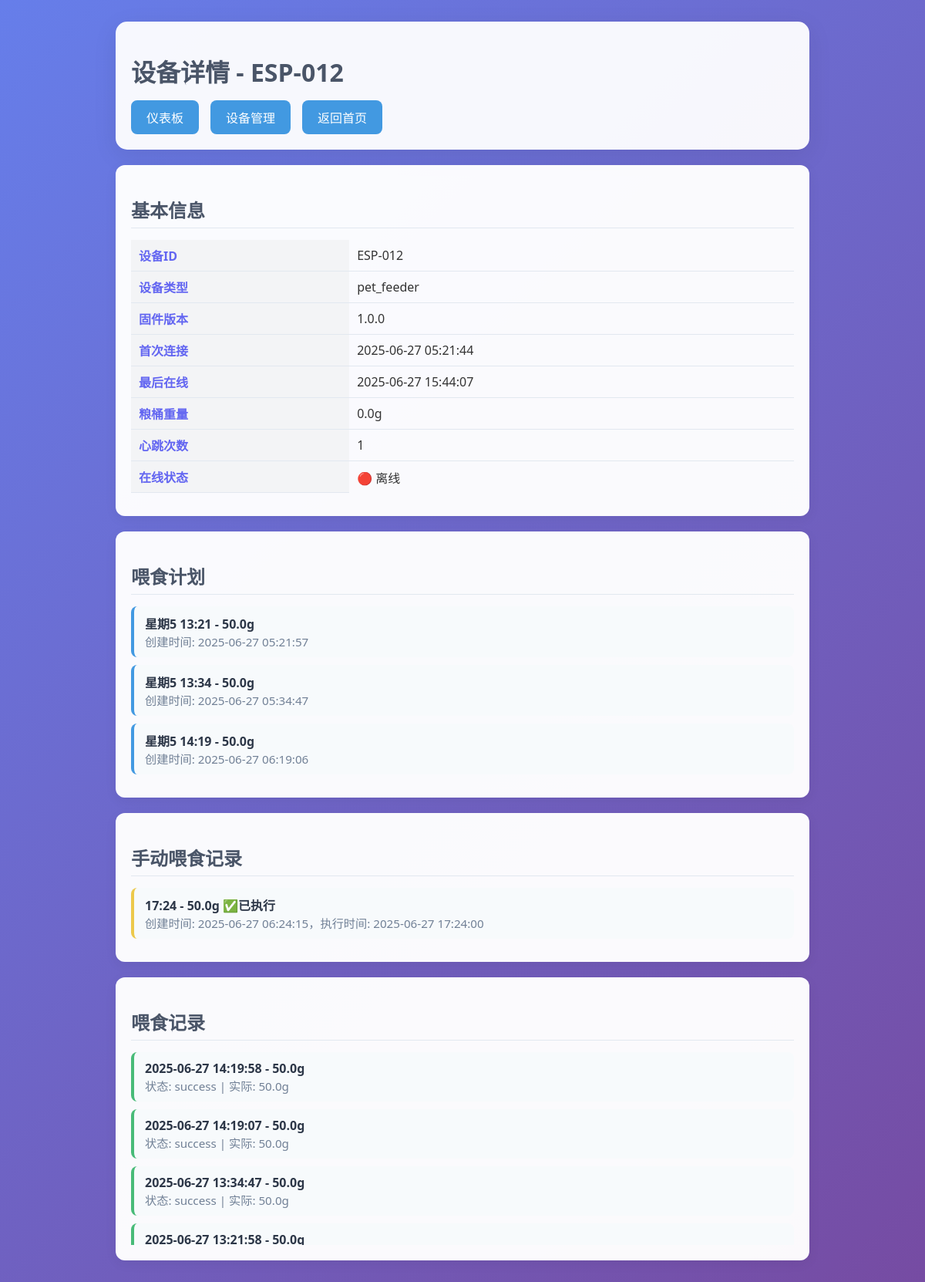
Screenshot of /admin/device/ESP-012 (signed in) with the database file from the repository.
### pet_feeder_server.py (models this page shows)
class Device(db.Model):
    __tablename__ = 'devices'
    id = db.Column(db.Integer, primary_key=True)
    device_id = db.Column(db.String(20), unique=True, nullable=False)
    password = db.Column(db.String(100), nullable=False)
    device_type = db.Column(db.String(50), default='pet_feeder')
    firmware_version = db.Column(db.String(20), default='1.0.0')
    protocol_version = db.Column(db.String(10), default='1.0')  # 新增：协议版本
    hardware_version = db.Column(db.String(10), default='1.0')  # 新增：硬件版本
    first_seen = db.Column(db.DateTime, default=datetime.utcnow)
    last_seen = db.Column(db.DateTime, default=datetime.utcnow)
    is_online = db.Column(db.Boolean, default=False)
    heartbeat_count = db.Column(db.Integer, default=0)
    grain_weight = db.Column(db.Float, default=0.0)  # 粮桶重量
    last_grain_update = db.Column(db.DateTime, default=datetime.utcnow)
    boot_count = db.Column(db.Integer, default=0)  # 新增：启动次数
    install_time = db.Column(db.DateTime, default=datetime.utcnow)  # 新增：安装时间

class FeedingPlan(db.Model):
    __tablename__ = 'feeding_plans'
    id = db.Column(db.Integer, primary_key=True)
    device_id = db.Column(db.String(20), db.ForeignKey('devices.device_id'), nullable=False)
    day_of_week = db.Column(db.Integer, nullable=False)  # 1-7 (周一到周日)
    hour = db.Column(db.Integer, nullable=False)  # 0-23
    minute = db.Column(db.Integer, nullable=False)  # 0-59
    feeding_amount = db.Column(db.Float, nullable=False)  # 喂食量(克)
    is_active = db.Column(db.Boolean, default=True)
    created_at = db.Column(db.DateTime, default=datetime.utcnow)
    is_confirmed = db.Column(db.Boolean, default=False)  # 新增：设备确认后为True
    is_pending_delete = db.Column(db.Boolean, default=False)  # 新增：标记为待删除

class ManualFeeding(db.Model):
    __tablename__ = 'manual_feedings'
    id = db.Column(db.Integer, primary_key=True)
    device_id = db.Column(db.String(20), db.ForeignKey('devices.device_id'), nullable=False)
    hour = db.Column(db.Integer, nullable=False)
    minute = db.Column(db.Integer, nullable=False)
    feeding_amount = db.Column(db.Float, nullable=False)
    is_confirmed = db.Column(db.Boolean, default=False)  # 新增：设备确认收到指令
    is_executed = db.Column(db.Boolean, default=False)   # 设备实际执行
    created_at = db.Column(db.DateTime, default=datetime.utcnow)
    executed_at = db.Column(db.DateTime, nullable=True)
    is_pending_delete = db.Column(db.Boolean, default=False)  # 新增：标记为待删除

class FeedingRecord(db.Model):
    __tablename__ = 'feeding_records'
    id = db.Column(db.Integer, primary_key=True)
    device_id = db.Column(db.String(20), db.ForeignKey('devices.device_id'), nullable=False)
    day_of_week = db.Column(db.Integer, nullable=False)
    hour = db.Column(db.Integer, nullable=False)
    minute = db.Column(db.Integer, nullable=False)
    feeding_amount = db.Column(db.Float, nullable=False)
    actual_amount = db.Column(db.Float, nullable=True)  # 实际喂食量
    status = db.Column(db.String(20), default='success')  # success, failed, partial
    created_at = db.Column(db.DateTime, default=datetime.utcnow)

### pet_feeder_server.py (the view)
    def decorated_function(*args, **kwargs):
        if 'admin_user' not in session:
            flash('需要管理员权限', 'error')
            return redirect(url_for('login'))
        return f(*args, **kwargs)

### pet_feeder_server.py (called while the page is built)
def admin_required(f):
    def decorated_function(*args, **kwargs):
        if 'admin_user' not in session:
            flash('需要管理员权限', 'error')
            return redirect(url_for('login'))
        return f(*args, **kwargs)
    decorated_function.__name__ = f.__name__
    return decorated_function

### templates/admin_device_detail.html (shortened to what this page needs)
<!DOCTYPE html>
<html lang="zh-CN">
<head>
</head>
<body>
    <div class="container">
        <div class="header">
            <h1>设备详情 - {{ device.device_id }}</h1>
            <div class="nav">
                <a href="{{ url_for('admin_dashboard') }}">仪表板</a>
                <a href="{{ url_for('admin_devices') }}">设备管理</a>
                <a href="{{ url_for('index') }}">返回首页</a>
            </div>
        </div>
        <div class="section">
            <h2>基本信息</h2>
            <table class="info-table">
                <tr><th>设备ID</th><td>{{ device.device_id }}</td></tr>
                <tr><th>设备类型</th><td>{{ device.device_type }}</td></tr>
                <tr><th>固件版本</th><td>{{ device.firmware_version }}</td></tr>
                <tr><th>首次连接</th><td>{{ device.first_seen.strftime('%Y-%m-%d %H:%M:%S') if device.first_seen else '未知' }}</td></tr>
                <tr><th>最后在线</th><td>{{ device.last_seen_local.strftime('%Y-%m-%d %H:%M:%S') if device.last_seen_local else '未知' }}</td></tr>
                <tr><th>粮桶重量</th><td>{{ device.grain_weight }}g</td></tr>
                <tr><th>心跳次数</th><td>{{ device.heartbeat_count }}</td></tr>
                <tr><th>在线状态</th><td>{% if device.is_online %}🟢 在线{% else %}🔴 离线{% endif %}</td></tr>
            </table>
        </div>
        <div class="section">
            <h2>喂食计划</h2>
            <div class="plan-list">
                {% for plan in feeding_plans %}
                <div class="plan-item">
                    <div class="item-title">星期{{ plan.day_of_week }} {{ '%02d'|format(plan.hour) }}:{{ '%02d'|format(plan.minute) }} - {{ plan.feeding_amount }}g</div>
                    <div class="item-info">创建时间: {{ plan.created_at.strftime('%Y-%m-%d %H:%M:%S') }}</div>
                </div>
                {% else %}
                <div class="item-info">暂无喂食计划</div>
                {% endfor %}
            </div>
        </div>
        <div class="section">
            <h2>手动喂食记录</h2>
            <div class="manual-list">
                {% for m in manual_feedings %}
                <div class="manual-item">
                    <div class="item-title">{{ '%02d'|format(m.hour) }}:{{ '%02d'|format(m.minute) }} - {{ m.feeding_amount }}g {% if m.is_executed %}✅已执行{% elif m.is_confirmed %}⏳待执行{% else %}⌛待确认{% endif %}</div>
                    <div class="item-info">创建时间: {{ m.created_at.strftime('%Y-%m-%d %H:%M:%S') }}{% if m.executed_at_local %}，执行时间: {{ m.executed_at_local.strftime('%Y-%m-%d %H:%M:%S') }}{% endif %}</div>
                </div>
                {% else %}
                <div class="item-info">暂无手动喂食记录</div>
                {% endfor %}
            </div>
        </div>
        <div class="section">
            <h2>喂食记录</h2>
            <div class="record-list">
                {% for r in feeding_records %}
                <div class="record-item">
                    <div class="item-title">{{ r.created_at_local.strftime('%Y-%m-%d %H:%M:%S') }} - {{ r.feeding_amount }}g</div>
                    <div class="item-info">状态: {{ r.status }} | 实际: {{ r.actual_amount or r.feeding_amount }}g</div>
                </div>
                {% else %}
                <div class="item-info">暂无喂食记录</div>
                {% endfor %}
            </div>
        </div>
    </div>
</body>
</html>

### templates/admin_device_detail.html (style rules this page uses)
body { font-family: 'Segoe UI', Tahoma, Geneva, Verdana, sans-serif; background: linear-gradient(135deg, #667eea 0%, #764ba2 100%); min-height: 100vh; color: #333; }
.container { max-width: 900px; margin: 0 auto; padding: 20px; }
.header { background: rgba(255,255,255,0.95); border-radius: 15px; padding: 20px; margin-bottom: 20px; box-shadow: 0 8px 32px rgba(0,0,0,0.08); }
.header h1 { color: #4a5568; margin-bottom: 10px; }
.nav { display: flex; gap: 15px; margin-top: 15px; }
.nav a { background: #4299e1; color: white; padding: 10px 20px; text-decoration: none; border-radius: 8px; transition: all 0.3s ease; }
.section { background: rgba(255,255,255,0.97); border-radius: 12px; padding: 20px; margin-bottom: 20px; box-shadow: 0 4px 16px rgba(0,0,0,0.06); }
.section h2 { color: #4a5568; margin-bottom: 15px; border-bottom: 1px solid #e2e8f0; padding-bottom: 6px; }
.info-table { width: 100%; border-collapse: collapse; margin-bottom: 10px; }
.info-table th, .info-table td { padding: 8px 10px; border-bottom: 1px solid #e2e8f0; text-align: left; }
.info-table th { color: #6366f1; background: #f3f4f6; }
.info-table tr:last-child td { border-bottom: none; }
.record-list, .plan-list, .manual-list { max-height: 250px; overflow-y: auto; }
.record-item, .plan-item, .manual-item { background: #f7fafc; border-radius: 8px; padding: 10px 14px; margin-bottom: 10px; border-left: 4px solid #4299e1; }
.record-item { border-left-color: #48bb78; }
.manual-item { border-left-color: #ecc94b; }
.plan-item { border-left-color: #4299e1; }
.item-title { font-weight: bold; color: #2d3748; }
.item-info { color: #718096; font-size: 0.95em; }

### rows the page displays
Device: device_id "ESP-012", device_type "pet_feeder", firmware_version "1.0.0", first_seen "2025-06-27 05:21:44", grain_weight "0.0", heartbeat_count "1"
FeedingPlan: day_of_week "5", hour "13", minute "21", feeding_amount "50.0", created_at "2025-06-27 05:21:57"
FeedingPlan: day_of_week "5", hour "13", minute "34", feeding_amount "50.0", created_at "2025-06-27 05:34:47"
FeedingPlan: day_of_week "5", hour "14", minute "19", feeding_amount "50.0", created_at "2025-06-27 06:19:06"
ManualFeeding: hour "17", minute "24", feeding_amount "50.0", is_executed "✅已执行", created_at "2025-06-27 06:24:15", executed_at_local "2025-06-27 17:24:00"
FeedingRecord: created_at_local "2025-06-27 14:19:58", feeding_amount "50.0", status "success", actual_amount "50.0"
FeedingRecord: created_at_local "2025-06-27 14:19:07", feeding_amount "50.0", status "success", actual_amount "50.0"
FeedingRecord: created_at_local "2025-06-27 13:34:47", feeding_amount "50.0", status "success", actual_amount "50.0"
FeedingRecord: created_at_local "2025-06-27 13:21:58", feeding_amount "50.0"
